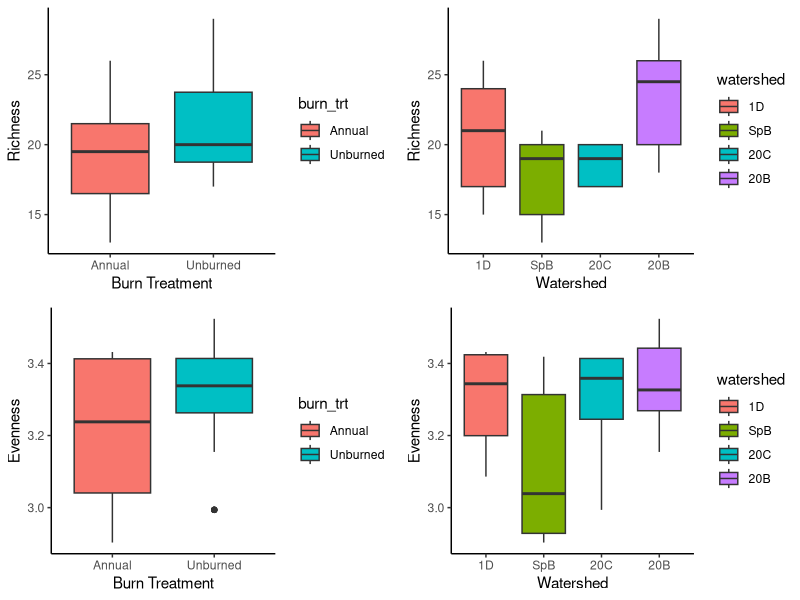

Reproduce this figure in R.
#' ---
#' 
#' 
#' ---


# Packages ----------------------------------------------------------------

library(tidyverse)
library(lme4)
library(vegan)


# Read Data ---------------------------------------------------------------

biomass_14 <- read.csv("inv_data/ghost_fire_invert_biomass_2014.csv")
comm_14 <- read.csv("inv_data/ghost_fire_invert_community_2014.csv")
comm_19 <- read.csv("inv_data/ghost_fire_invert_community_2019.csv")
comm_24 <- read.csv("inv_data/ghost_fire_invert_community_2024.csv")
biomass_24 <- read.csv("inv_data/ghost_fire_invert_biomass_2024.csv")
funct <- read.csv("inv_data/gf_funct_groups.csv")
anpp_24 <- read.csv("inv_data/GhostFire_ANPP_2024.csv")

# Organize WS -------------------------------------------------------------

comm_14$watershed <- factor(comm_14$watershed, levels = c("1D", "SpB", "20C", "20B"))
biomass_14$watershed <- factor(biomass_14$watershed, levels = c("1D", "SpB", "20C", "20B"))

comm_19$watershed <- factor(comm_19$watershed, levels = c("1D", "SpB", "20C", "20B"))

comm_24$watershed <- factor(comm_24$watershed, levels = c("1D", "SpB", "20C", "20B"))
biomass_24$watershed <- factor(biomass_24$watershed, levels = c("1D", "SpB", "20C", "20B"))



# ANOVAS and other analyses ------------------------------------------------------------------

## Count by burn_trt 
m5 <- aov(count ~ burn_trt, data = comm_24) 
summary(m5)

##Count by watershed 
m6 <- aov(count ~ watershed, data = comm_24)
summary(m6)

## Biomass by burn_trt 
m7 <- aov(biomass ~ burn_trt, data = biomass_24)
summary(m7)

## Biomass by watershed 
m8 <- aov(biomass ~ watershed, data = biomass_24)
summary(m8)

## Count by nutrients
m9 <- aov(count ~ nutrient, data = comm_24)
summary(m9)

## Count by litter
m10 <- aov(count ~ litter, data = comm_24)
summary(m10)


# Summary statistics for count by litter
litter_sum <- comm_24 %>%
  group_by(litter) %>%
  summarise(mean_count = mean(count), sd_count = sd(count), n = n())

# Summary statistics for count by nutrient
nutrient_sum <- comm_24 %>%
  group_by(nutrient) %>%
  summarise(mean_count = mean(count), sd_count = sd(count), n = n())


## Calculate richness 
 richness_24 <- comm_24 %>%
  group_by(burn_trt, watershed, plot) %>%
  summarise(richness = length(unique(arthropod_ID)))

# Calculate evenness
evenness_24 <- comm_24 %>%
  group_by(burn_trt, watershed, plot) %>%
  summarise(shannon = diversity(count, index = "shannon"))

# Combine richness and evenness into a single data frame
re_24 <- full_join(richness_24, evenness_24, by = c("burn_trt", "watershed"))

re_24$watershed <- factor(re_24$watershed, levels = c('1D', 'SpB', '20C', '20B'))


# Boxplots for richness by burn_trt and watershed
richness_burn_trt_plot <- ggplot(re_24, aes(x = burn_trt, y = richness, fill = burn_trt)) +
  geom_boxplot() +
  theme_bw() +
  theme_classic() +
  labs(x = "Burn Treatment", y = "Richness")

richness_watershed_plot <- ggplot(re_24, aes(x = watershed, y = richness, fill = watershed)) +
  geom_boxplot() +
  theme_bw() +
  theme_classic() +
  labs(x = "Watershed", y = "Richness")

# Boxplots for evenness by burn_trt and watershed
evenness_burn_trt_plot <- ggplot(re_24, aes(x = burn_trt, y = shannon, fill = burn_trt)) +
  geom_boxplot() +
  theme_bw() +
  theme_classic() +
  labs(x = "Burn Treatment", y = "Evenness")

evenness_watershed_plot <- ggplot(re_24, aes(x = watershed, y = shannon, fill = watershed)) +
  geom_boxplot() +
  theme_bw() +
  theme_classic() +
  labs(x = "Watershed", y = "Evenness")

# Combine plots into one
gridExtra::grid.arrange(
  richness_burn_trt_plot, richness_watershed_plot, 
  evenness_burn_trt_plot, evenness_watershed_plot, nrow = 2)

#  ANOVA for richness by burn
anova_richness_burn_trt <- aov(richness ~ burn_trt, data = re_24)
summary(anova_richness_burn_trt)

# ANOVA for richness by watershed
anova_richness_watershed <- aov(richness ~ watershed, data = re_24)
summary(anova_richness_watershed)

# ANOVA for evenness by burn_trt
anova_evenness_burn_trt <- aov(shannon ~ burn_trt, data = re_24)
summary(anova_evenness_burn_trt)

#  ANOVA for evenness by watershed
anova_evenness_watershed <- aov(shannon ~ watershed, data = re_24)
summary(anova_evenness_watershed)



# Figures? ----------------------------------------------------------------

